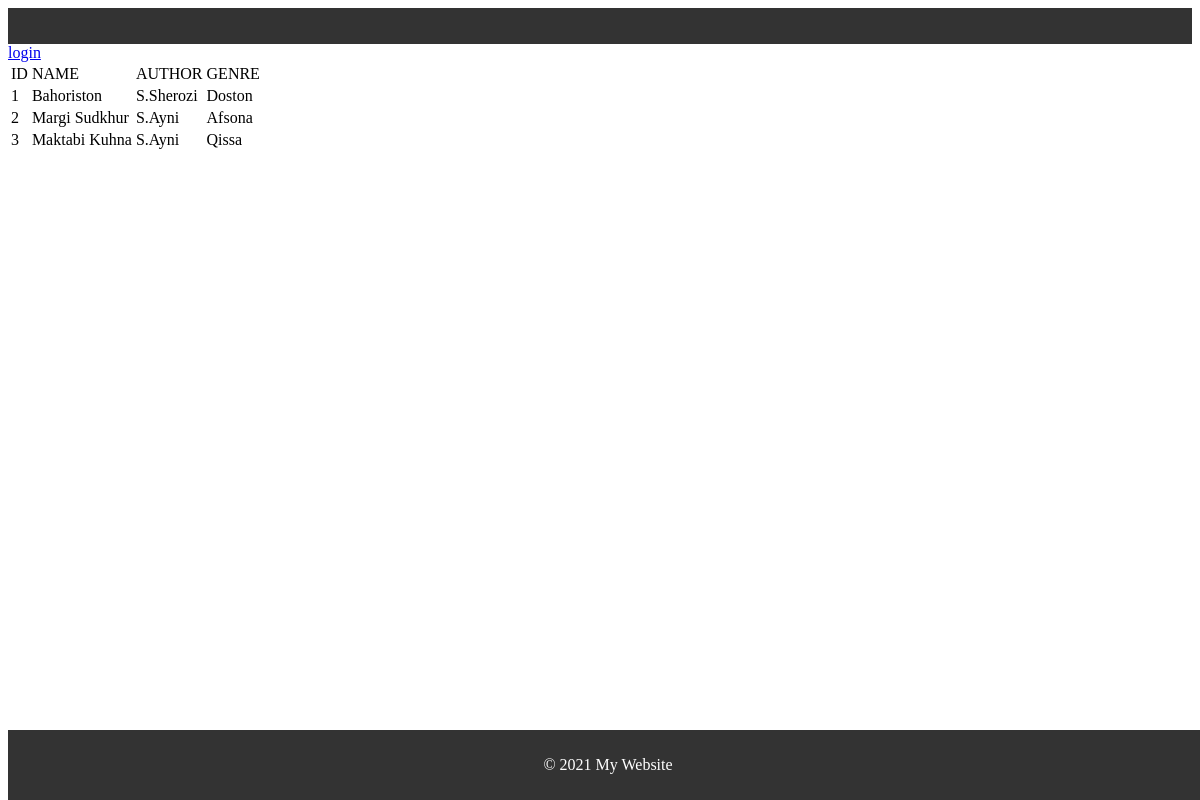
/book/, run on the app's committed database.
### my_app/models.py (models this page shows, shortened)
class Book(models.Model):
    title=models.CharField(max_length=30)
    author=models.CharField(max_length=50)
    genre=models.CharField(max_length=50)

### my_app/views.py (the view)
# urls.py: path('book/',BookListView.as_view(),name="book-list"),
class BookListView(generic.ListView):
    model=Book
    template_name="book_list.html"
    succes_url="/"

### templates/book_list.html
{% extends "base.html" %}
{% load static %}
{% block content %}
<table>
    <tr>
        <td>ID</td>
        <td>NAME</td>
        <td>AUTHOR</td>
        <td>GENRE</td>
    </tr>
    {% for emp in object_list %}
    <tr>
        <td>{{emp.id}}</td>
        <td>{{emp.title}}</td>
        <td>{{emp.author}}</td>
        <td>{{emp.genre}}</td>
    </tr>
     {% endfor %}
</table>
{% endblock content %}

### data on the page
Book: id "1", title "Bahoriston", author "S.Sherozi", genre "Doston"
Book: id "2", title "Margi Sudkhur", author "S.Ayni", genre "Afsona"
Book: id "3", title "Maktabi Kuhna", author "S.Ayni", genre "Qissa"
